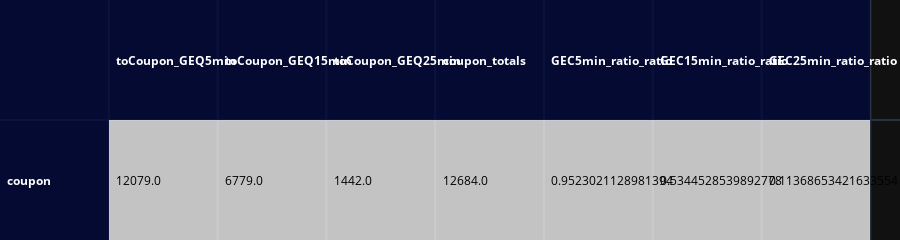

Write notebook code for a chart like this one.
### Code cell
coupon_totals = df['coupon'].dropna().count()
coupon_portion_totals=df_new.groupby(['coupon'], group_keys=True).apply(lambda x: x)[['toCoupon_GEQ5min','toCoupon_GEQ15min','toCoupon_GEQ25min']].sum()
df_cp =pd.DataFrame()
df_cp['coupon']=coupon_portion_totals
#df_cp = df_cp.insert('total_coupons','coupon',coupon_totals)
df_cp.loc['coupon_totals'] = coupon_totals
df_cp = df_cp.transpose()
df_cp['GEC5min_ratio_ratio'] = df_cp['toCoupon_GEQ5min']/df_cp['coupon_totals']
df_cp['GEC15min_ratio_ratio'] = df_cp['toCoupon_GEQ15min']/df_cp['coupon_totals']
df_cp['GEC25min_ratio_ratio'] = df_cp['toCoupon_GEQ25min']/df_cp['coupon_totals']
create_table(df_cp, index=True)

### Figure 1 — Plotly figure (JSON) as saved in the notebook; plotly's stock layout.template omitted (floating-point values rounded to 4 significant figures)
{"data": [{"colorscale": [[0, "#00083e"], [0.5, "#ededee"], [1, "#ffffff"]], "hoverinfo": "none", "opacity": 0.75, "showscale": false, "z": [[0, 0, 0, 0, 0, 0, 0, 0], [0, 0.5, 0.5, 0.5, 0.5, 0.5, 0.5, 0.5]], "type": "heatmap"}], "layout": {"annotations": [{"align": "left", "font": {"color": "#ffffff"}, "showarrow": false, "text": "<b></b>", "x": -0.45, "xanchor": "left", "xref": "x", "y": 0, "yref": "y"}, {"align": "left", "font": {"color": "#ffffff"}, "showarrow": false, "text": "<b>toCoupon_GEQ5min</b>", "x": 0.55, "xanchor": "left", "xref": "x", "y": 0, "yref": "y"}, {"align": "left", "font": {"color": "#ffffff"}, "showarrow": false, "text": "<b>toCoupon_GEQ15min</b>", "x": 1.55, "xanchor": "left", "xref": "x", "y": 0, "yref": "y"}, {"align": "left", "font": {"color": "#ffffff"}, "showarrow": false, "text": "<b>toCoupon_GEQ25min</b>", "x": 2.55, "xanchor": "left", "xref": "x", "y": 0, "yref": "y"}, {"align": "left", "font": {"color": "#ffffff"}, "showarrow": false, "text": "<b>coupon_totals</b>", "x": 3.55, "xanchor": "left", "xref": "x", "y": 0, "yref": "y"}, {"align": "left", "font": {"color": "#ffffff"}, "showarrow": false, "text": "<b>GEC5min_ratio_ratio</b>", "x": 4.55, "xanchor": "left", "xref": "x", "y": 0, "yref": "y"}, {"align": "left", "font": {"color": "#ffffff"}, "showarrow": false, "text": "<b>GEC15min_ratio_ratio</b>", "x": 5.55, "xanchor": "left", "xref": "x", "y": 0, "yref": "y"}, {"align": "left", "font": {"color": "#ffffff"}, "showarrow": false, "text": "<b>GEC25min_ratio_ratio</b>", "x": 6.55, "xanchor": "left", "xref": "x", "y": 0, "yref": "y"}, {"align": "left", "font": {"color": "#ffffff"}, "showarrow": false, "text": "<b>coupon</b>", "x": -0.45, "xanchor": "left", "xref": "x", "y": 1, "yref": "y"}, {"align": "left", "font": {"color": "#000000"}, "showarrow": false, "text": "12079.0", "x": 0.55, "xanchor": "left", "xref": "x", "y": 1, "yref": "y"}, {"align": "left", "font": {"color": "#000000"}, "showarrow": false, "text": "6779.0", "x": 1.55, "xanchor": "left", "xref": "x", "y": 1, "yref": "y"}, {"align": "left", "font": {"color": "#000000"}, "showarrow": false, "text": "1442.0", "x": 2.55, "xanchor": "left", "xref": "x", "y": 1, "yref": "y"}, {"align": "left", "font": {"color": "#000000"}, "showarrow": false, "text": "12684.0", "x": 3.55, "xanchor": "left", "xref": "x", "y": 1, "yref": "y"}, {"align": "left", "font": {"color": "#000000"}, "showarrow": false, "text": "0.9523021128981394", "x": 4.55, "xanchor": "left", "xref": "x", "y": 1, "yref": "y"}, {"align": "left", "font": {"color": "#000000"}, "showarrow": false, "text": "0.5344528539892778", "x": 5.55, "xanchor": "left", "xref": "x", "y": 1, "yref": "y"}, {"align": "left", "font": {"color": "#000000"}, "showarrow": false, "text": "0.11368653421633554", "x": 6.55, "xanchor": "left", "xref": "x", "y": 1, "yref": "y"}], "height": 110, "margin": {"b": 0, "l": 0, "r": 0, "t": 0}, "xaxis": {"dtick": 1, "gridwidth": 2, "showticklabels": false, "tick0": -0.5, "ticks": "", "zeroline": false}, "yaxis": {"autorange": "reversed", "dtick": 1, "gridwidth": 2, "showticklabels": false, "tick0": 0.5, "ticks": "", "zeroline": false}}}
